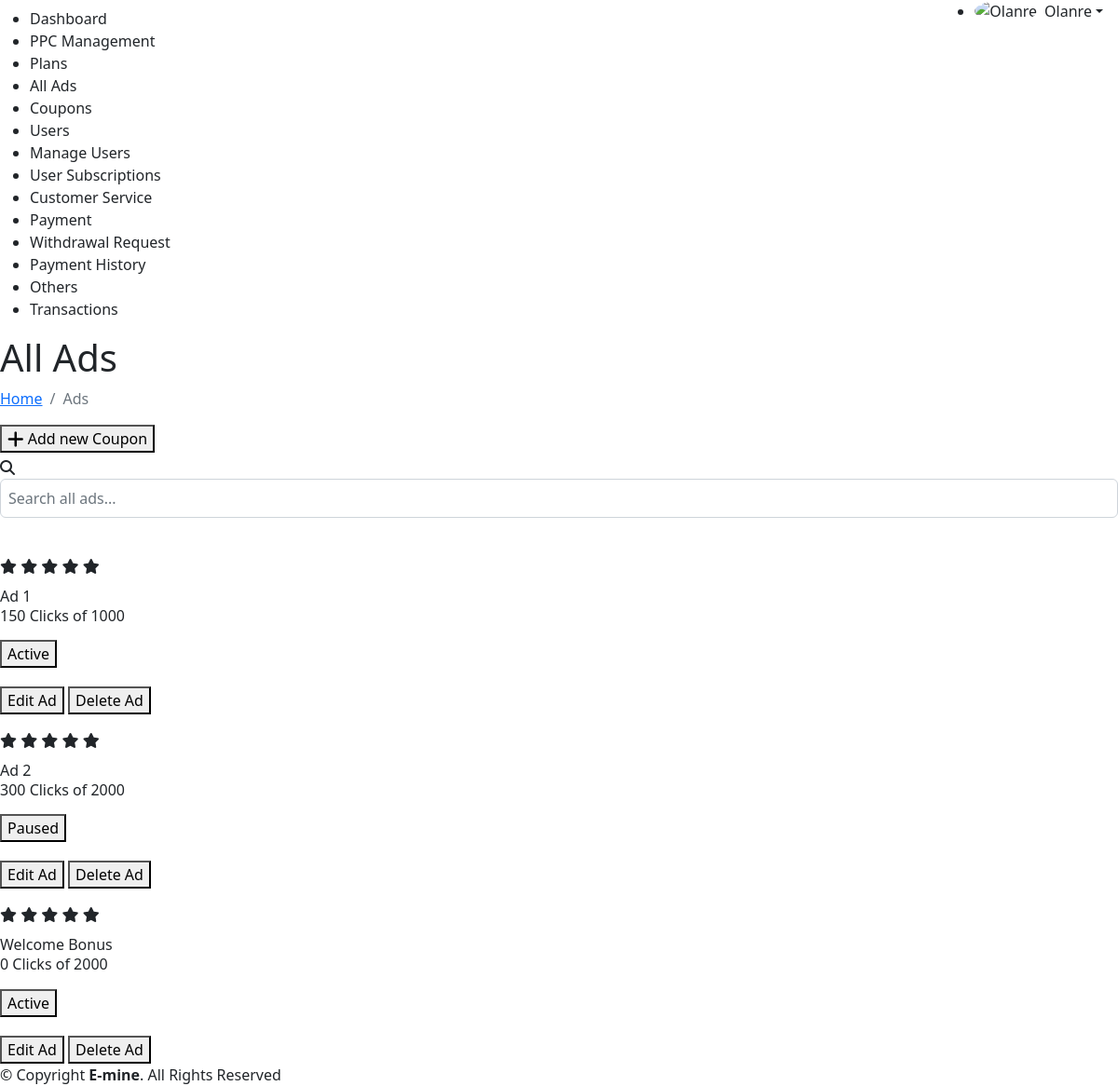
Page /admin/ads.php (signed in) on the committed database.
### tables this page shows
CREATE TABLE `ads` (
  `ad_id` int(11) NOT NULL,
  `ad_name` varchar(255) NOT NULL,
  `ad_text` text NOT NULL,
  `ad_url` varchar(255) NOT NULL,
  `status` enum('active','paused','ended') NOT NULL DEFAULT 'active',
  `max_attempt` int(11) DEFAULT NULL,
  `clicks` int(11) DEFAULT 0,
  `cost_per_click` decimal(10,2) DEFAULT 0.00,
  `start_date` varchar(50) NOT NULL,
  `end_date` varchar(50) NOT NULL,
  `created_at` datetime DEFAULT current_timestamp()
);

### admin/config/PPC.php (called while the page is built, shortened)
<?php
    require_once("function.php");
    class PPCAd {
        private $db;
        public function __construct() {
            global $db;
            $this->db = $db;
        }
        public function getAds($filter = []) {
            $sql = "SELECT * FROM ads WHERE 1";
            $stmt = $this->db->prepare($sql);
            $stmt->execute();
            return $stmt->fetchAll(PDO::FETCH_ASSOC);
        }
    }

### admin/ads.php (the view, shortened to what this page needs)
<?php
	require_once("layout/admin-header.php"); ?>
	<main id="main" class="main">
		<div class="pagetitle flex-between ai-center">
			<div>
				<h1>All Ads</h1>
				<nav>
					<ol class="breadcrumb">
					<li class="breadcrumb-item"><a href="index.php">Home</a></li>
					<li class="breadcrumb-item active">Ads</li>
					</ol>
				</nav>
			</div>
			<div class="mobile-mb-1 mobile-mt-m-1">
				<a href="create-new-ad.php"><button class="editbtn2"><i class="fa-solid fa-plus fa-lg"></i> Add new Coupon</button></a>
			</div>
		</div>
		<div class="form-group flex mt-1 relative" id="search-box">
			<i class="fa fa-search mr-1"></i><input class="form-control upload p-2 shadow-none" type="text" placeholder="Search all ads...">
		</div>
		<section class="section dashboard mt-4">
			<?php
				global $db;
				require_once("config/PPC.php");
                $PPC = new PPCAd();
                $ads = $PPC->getAds();
				if (count($ads) > 0) {  ?>
					<section class="grid-3" id="all-course-list">
						<?php foreach ($ads as $ad): ?>
							<div class="hover-card info-card sales-card">
								<div class="card-body pt-3">
									<section class="flex-between ai-center no-break">
										<div class="flex">
											<i class="fa-star fa-solid"></i>
											<i class="fa-star fa-solid"></i>
											<i class="fa-star fa-solid"></i>
											<i class="fa-star fa-solid"></i>
											<i class="fa-star fa-solid"></i>
										</div>
									</section>
									<div class="pt-2 mb-3">
                                        <p class="xxsm m-0 b-5 black b-3"><?= ucfirst($ad["ad_name"]) ?></p>
                                        <h6 class="b-3"><?= $ad["clicks"] ?> Clicks of <?= $ad["max_attempt"] ?></h6>
									</div>
                                    <button class="success-btn mb-1"><?= ucfirst($ad["status"]) ?></button>
									<div class="mt-3 flex-between ai-center no-break">
										<a href="edit-ad/<?= $ad["ad_id"] ?>" class="a"><button class="editbtn1">Edit Ad</button></a>
										<a href="delete-ad/<?= $ad["ad_id"] ?>" class="a"><button class="delete-butn">Delete Ad</button></a>
									</div>
								</div>
							</div>
						<?php endforeach ?>
					</section>
				<?php }
			?>
		</section>
	</main>
	<?php
	require_once("layout/admin-footer.php"); ?>

### rows in the picture
ads: ad_name "Ad 1", clicks "150", max_attempt "1000", status "Active"
ads: ad_name "Ad 2", clicks "300", max_attempt "2000", status "Paused"
ads: ad_name "Welcome Bonus", clicks "0", max_attempt "2000", status "Active"

### other values in the picture
$user "Olanre"
